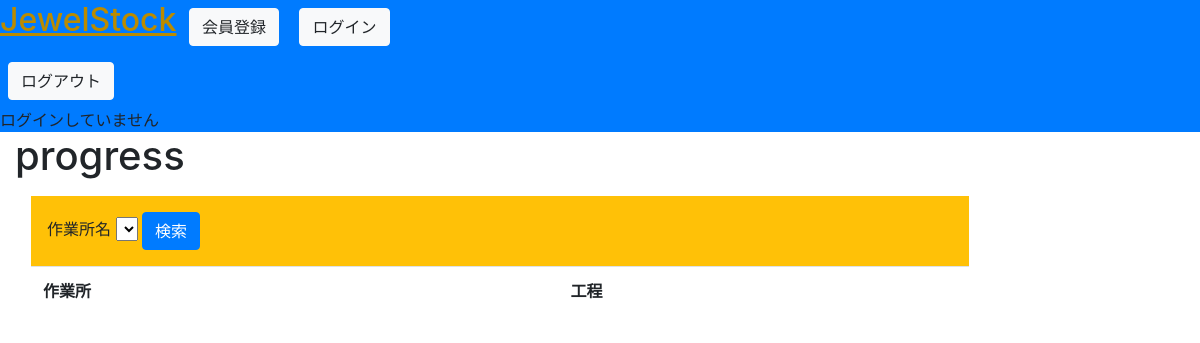
/progress, run on an earlier commit of the app's database.
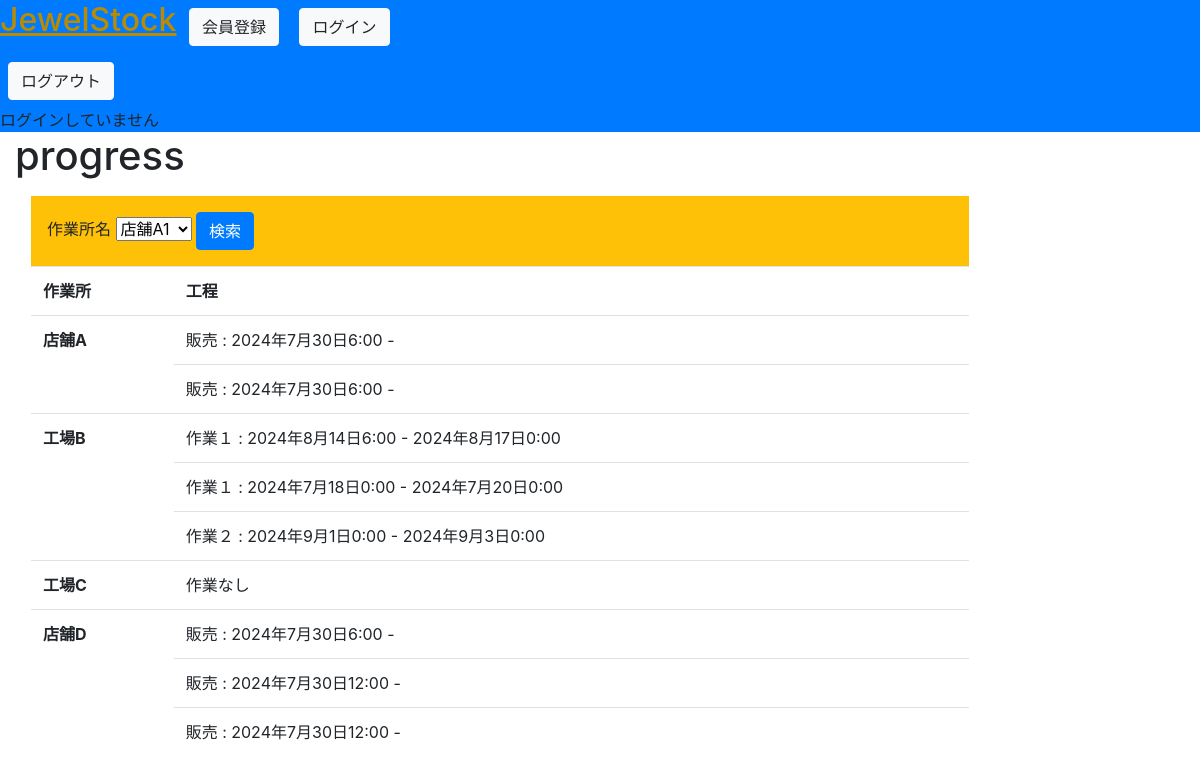
And on a later commit of the database.
### jewelstock/models.py (models this page shows, shortened)
class Workplace(models.Model):
    name = models.CharField(verbose_name='作業所名', max_length=50)
    address = models.CharField(verbose_name='所在地', max_length=200)
    phone_number_regex = RegexValidator(regex=r'^[0-9]{10,11}$')
    phone_number = models.CharField(verbose_name='電話番号', max_length=11, validators=[phone_number_regex])
    def get_progresses(self):
        return Progress.objects.filter(process__workplace=self)

class Progress(models.Model):
    item = models.ForeignKey(Item, verbose_name='アイテム', on_delete=models.CASCADE)
    process = models.ForeignKey(Process, verbose_name='工程', on_delete=models.CASCADE)
    start_date = models.DateTimeField(verbose_name='開始日', null=True, blank=True, default=None)
    due_date = models.DateTimeField(verbose_name='期限', null=True, blank=True, default=None)
    end_date = models.DateTimeField(verbose_name='終了日', null=True, blank=True, default=None)
    confirmor = models.ForeignKey(settings.AUTH_USER_MODEL, verbose_name="確認者", on_delete=models.SET('削除されたユーザー'), null=True, blank=True, default=None)

class Process(models.Model):
    operation = models.CharField(verbose_name='作業', max_length=200)
    workplace = models.ForeignKey(Workplace, verbose_name='作業所', on_delete=models.PROTECT)

### jewelstock/views.py (the view)
class ProgressView(View):
    def get(self, request, *args, **kwargs):
        context = {}
        search_id = request.GET.get('search_id')
        context['workplaces_all'] = Workplace.objects.all()
        if search_id:
            context['workplaces'] = Workplace.objects.filter(pk=search_id)
        else:
            context['workplaces'] = context['workplaces_all']
        return render(request, 'jewelstock/progress.html', context)

### templates/jewelstock/progress.html (shortened to what this page needs)
{% extends "base.html" %}
{% load bootstrap %}
{% block body_title %}progress{% endblock %}
{% block content %}
<form action="" class="form p-3 bg-warning">
    <span>作業所名</span>
    <select name="search_id">
            {% for workplace in workplaces_all %}
                <option value="{{ workplace.pk }}" {% if workplace.pk == request.GET.search_id %} selected {% endif %}>
                    {{workplace.name}}{{workplace.pk}}{{request.GET.search_id}}
                </option>
            {% endfor %}
    </select>
    <button type="submit" class="btn btn-primary">検索</button>
</form>
<table class="table">
    <tr>
        <th>作業所</th>
        <th>工程</th>
    </tr>
    {% for workplace in workplaces %}
        {% for progress in workplace.get_progresses %}
            <tr>
                {% if forloop.first %}
                    <th rowspan="{{ workplace.get_progresses|length }}">
                        {{ workplace.name }}
                    </th>
                {% endif %}
                <td>{{progress.process.operation}} : {{progress.start_date}} - {{progress.due_date|default:''}} </td>
            </tr>
        {% empty %}
            <tr>
                <th>{{workplace.name}}</th>
                <td>作業なし</td>
            </tr>
        {% endfor %}
    {% endfor %}
</table>
{% endblock %}

What changed in the data, as far as the page shows it:
added Workplace: name "店舗A"
added Progress: process.operation "販売", start_date "2024年7月30日6:00"
added Progress: process.operation "販売", start_date "2024年7月30日6:00"
added Workplace: name "工場B"
added Progress: process.operation "作業１", start_date "2024年8月14日6:00", due_date "2024年8月17日0:00"
added Progress: process.operation "作業１", start_date "2024年7月18日0:00", due_date "2024年7月20日0:00"
added Progress: process.operation "作業２", start_date "2024年9月1日0:00", due_date "2024年9月3日0:00"
added Workplace: name "工場C"
added Workplace: name "店舗D"
added Progress: process.operation "販売", start_date "2024年7月30日6:00"
added Progress: process.operation "販売", start_date "2024年7月30日12:00"
added Progress: process.operation "販売", start_date "2024年7月30日12:00"
Also different on the page:
form field search_id: (not shown) → "店舗A1"
